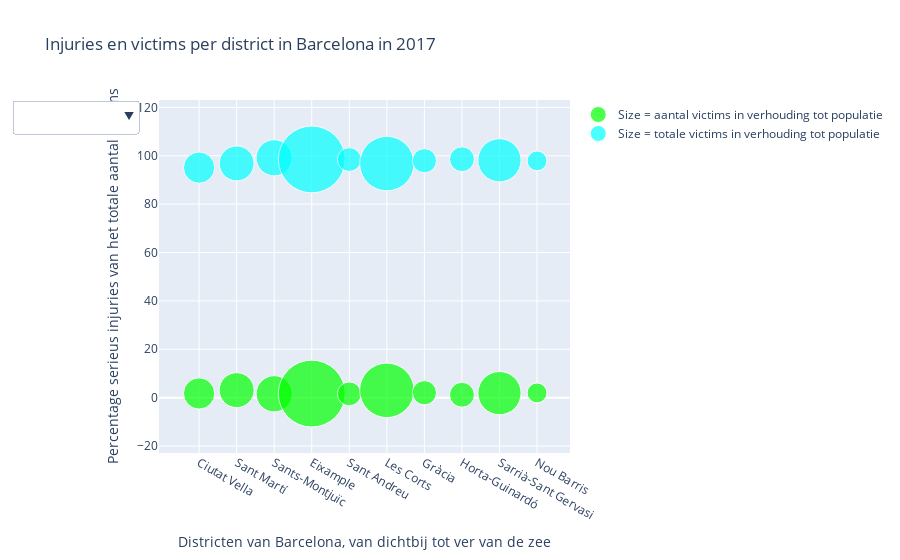

The notebook cell this image was saved under:
### Code cell
fig6= go.Figure()

fig6.add_trace(go.Scatter(y = serious_injuries, x= index_zee, 
                            mode = 'markers',
                            marker=dict(size=victims_district),
                            marker_color = 'lime',
                            name = 'Size = aantal victims in verhouding tot populatie',
                            ))

fig6.add_trace(go.Scatter(y = mild_injuries, x= index_zee, 
                        mode = 'markers',
                        marker=dict(size=victims_district),
                        marker_color = 'cyan',
                        name = 'Size = totale victims in verhouding tot populatie'))


updatemenus = list([
    dict(active=-1,
        buttons=list([
            dict(label= 'Mild injuries',
                method = 'update',
                args = [{'visible': [False, True]},
                       {'title' : 'Mild injuries'}]), 
            dict(label = 'Serious injuries',
                method = 'update',
                args = [{'visible' : [True, False]},
                       {'title' : 'Serious injuries'}]),
        ]),
    )
])

fig6.update_layout(dict(yaxis_title = 'Percentage serieus injuries van het totale aantal victims',
                xaxis_title =  'Districten van Barcelona, van dichtbij tot ver van de zee',
                showlegend = True,
                title = 'Injuries en victims per district in Barcelona in 2017',
                updatemenus=updatemenus))


fig6.show()

### Figure 1 — Plotly figure (JSON) as saved in the notebook; plotly's stock layout.template omitted (floating-point values rounded to 4 significant figures)
{"data": [{"marker": {"color": "lime", "size": [31.27, 34.92, 36.17, 66.85, 23.85, 54.49, 24.23, 24.86, 43.21, 19.84]}, "mode": "markers", "name": "Size = aantal victims in verhouding tot populatie", "type": "scatter", "x": ["Ciutat Vella", "Sant Martí", "Sants-Montjuïc", "Eixample", "Sant Andreu", "Les Corts", "Gràcia", "Horta-Guinardó", "Sarrià-Sant Gervasi", "Nou Barris"], "y": [1.735, 3.1, 1.596, 1.684, 1.562, 3.02, 2.041, 1.192, 1.86, 1.967]}, {"marker": {"color": "cyan", "size": [31.27, 34.92, 36.17, 66.85, 23.85, 54.49, 24.23, 24.86, 43.21, 19.84]}, "mode": "markers", "name": "Size = totale victims in verhouding tot populatie", "type": "scatter", "x": ["Ciutat Vella", "Sant Martí", "Sants-Montjuïc", "Eixample", "Sant Andreu", "Les Corts", "Gràcia", "Horta-Guinardó", "Sarrià-Sant Gervasi", "Nou Barris"], "y": [95.11, 96.84, 99.16, 98.48, 98.44, 96.76, 97.96, 98.57, 98.14, 97.88]}], "layout": {"showlegend": true, "title": {"text": "Injuries en victims per district in Barcelona in 2017"}, "updatemenus": [{"active": -1, "buttons": [{"args": [{"visible": [false, true]}, {"title": "Mild injuries"}], "label": "Mild injuries", "method": "update"}, {"args": [{"visible": [true, false]}, {"title": "Serious injuries"}], "label": "Serious injuries", "method": "update"}]}], "xaxis": {"title": {"text": "Districten van Barcelona, van dichtbij tot ver van de zee"}}, "yaxis": {"title": {"text": "Percentage serieus injuries van het totale aantal victims"}}}}
